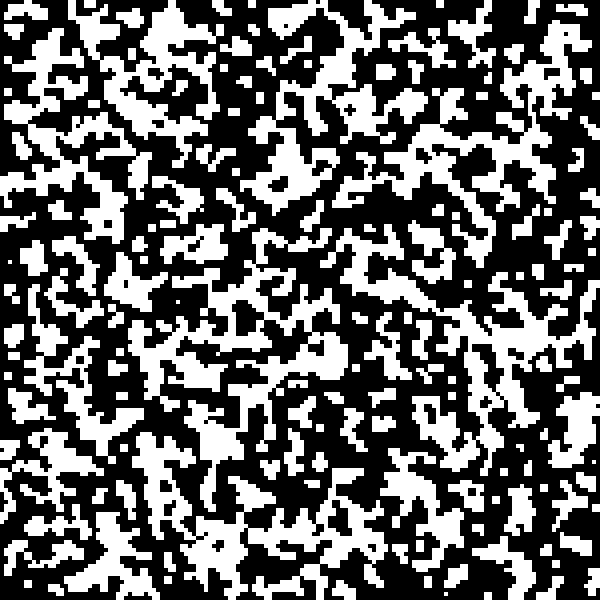
Frame 1 (no input)
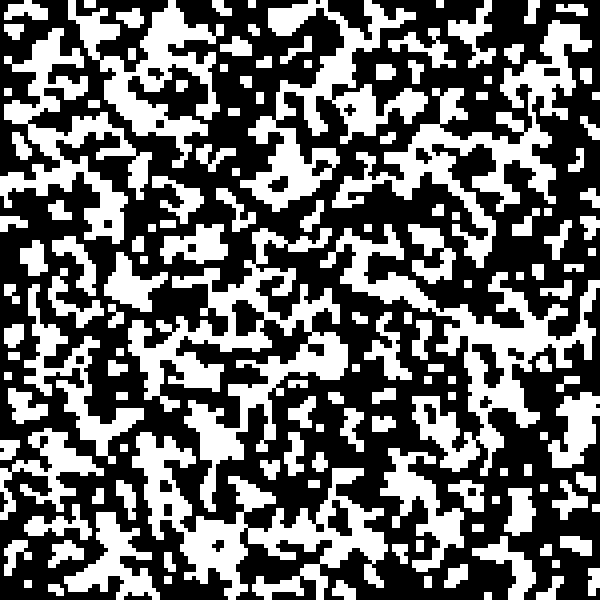
Frame 60 (the mouse pressed at the canvas centre just before this capture)
Frame 120 (the mouse held since frame 60 and released just before this capture): identical to frame 60, image omitted

The Processing sketch that drew these frames (run headless with seeded random() and noise(); from frame 60 on, the mouse is pressed at the canvas centre):

// Processing sketch: automat_v1_0
// ── automat_v1_0.pde
import java.util.Random;
import java.util.Collections;

Random r = new Random();
int s = 4;
int dispersion = 1;
int rows;
int cols;
int[][] raster;
int count = 0;

void setup() {
  size(600, 600);
  cols = width/s;
  rows = height/s;
  raster = new int[cols][rows];

  randomize();
  for (int i = 0; i<1; i++) {
    model(raster, dispersion);
  }
}

void mouseClicked() {
  if (mouseButton==RIGHT) {
    randomize();
  }
  if (mouseButton==LEFT) {
    for (int i = 0; i<1; i++) {
      model(raster, dispersion);
    }
  }
}

void keyPressed() {
  if (key=='1') {
    dispersion = 1;
  }
  if (key=='2') {
    dispersion = 2;
  }
  if (key=='3') {
    dispersion = 3;
  }
  if (key=='4') {
    dispersion = 4;
  }
  if (key=='5') {
    dispersion = 5;
  }
  if (key=='6') {
    dispersion = 6;
  }
  if (key=='7') {
    dispersion = 7;
  }
  if (key=='8') {
    dispersion = 8;
  }
  if (key=='9') {
    dispersion = 9;
  }
  if (key=='0') {
    dispersion = 10;
  }
}

void draw() {
  background(0);
  noStroke();
  fill(255);
  for (int i = 0; i<raster.length; i++) {
    for (int j = 0; j<raster[i].length; j++) {
      if (raster[i][j]==1) {
        rect(i*s, j*s, s, s);
      }
    }
  }
  //if(count%100 == 0) {
  //randomize();
  //}
  if(count%1 == 0) {
    model(raster,dispersion);
  }
  count++;
  //loadPixels();
  //for(int i = 0; i<raster.length; i++) {
  //  for(int j = 0; j<raster[i].length; j++) {
  //      pixels[i*width+j] = color(raster[i][j]*255);
  //  }
  //}
  //updatePixels();
}

void model(int[][] _raster, int l) {
  ArrayList<Pos> positions = new ArrayList<Pos>();
  for (int i = 0; i<_raster.length; i++) {
    for (int j = 0; j<_raster[i].length; j++) {
      positions.add(new Pos(i, j));
    }
  }
  Collections.shuffle(positions);

  for (Pos p : positions) {
    float countWhite = 0;
    float countBlack = 0;
    float quotient = 0;
    for (int k = p.x-l; k<=p.x+l; k++) {
      for (int m = p.y-l; m<=p.y+l; m++) {
        float multiplier = 1/(sqrt(pow(k-p.x,2)+pow(m-p.y,2))+1);
        quotient += multiplier;
        if (k<0 || k>=_raster.length) {
          countBlack += multiplier;
        } else if (m<0 || m>=_raster[k].length) {
          countBlack += multiplier;
        } else if (_raster[k][m]==1) {
          countWhite += multiplier;
        } else {
          countBlack += multiplier;
        }
      }
    }
    //fireworks effect
    //if ((countWhite/(float)(countWhite+countBlack)>=random(0,1.1)))
    if (countWhite>countBlack) {
      _raster[p.x][p.y] = 1;
    } else {
      _raster[p.x][p.y] = 0;
    }
  }
}

void randomize() {
  raster = new int[cols][rows];
  for (int i = 0; i<raster.length; i++) {
    for (int j = 0; j<raster[i].length; j++) {
      if (random(0, 1)>0.5) raster[i][j] = 1;
      else raster[i][j] = 0;
    }
  }
  model(raster,dispersion);
}

class Pos {
  int x;
  int y;
  Pos(int x, int y) {
    this.x = x;
    this.y = y;
  }
}
